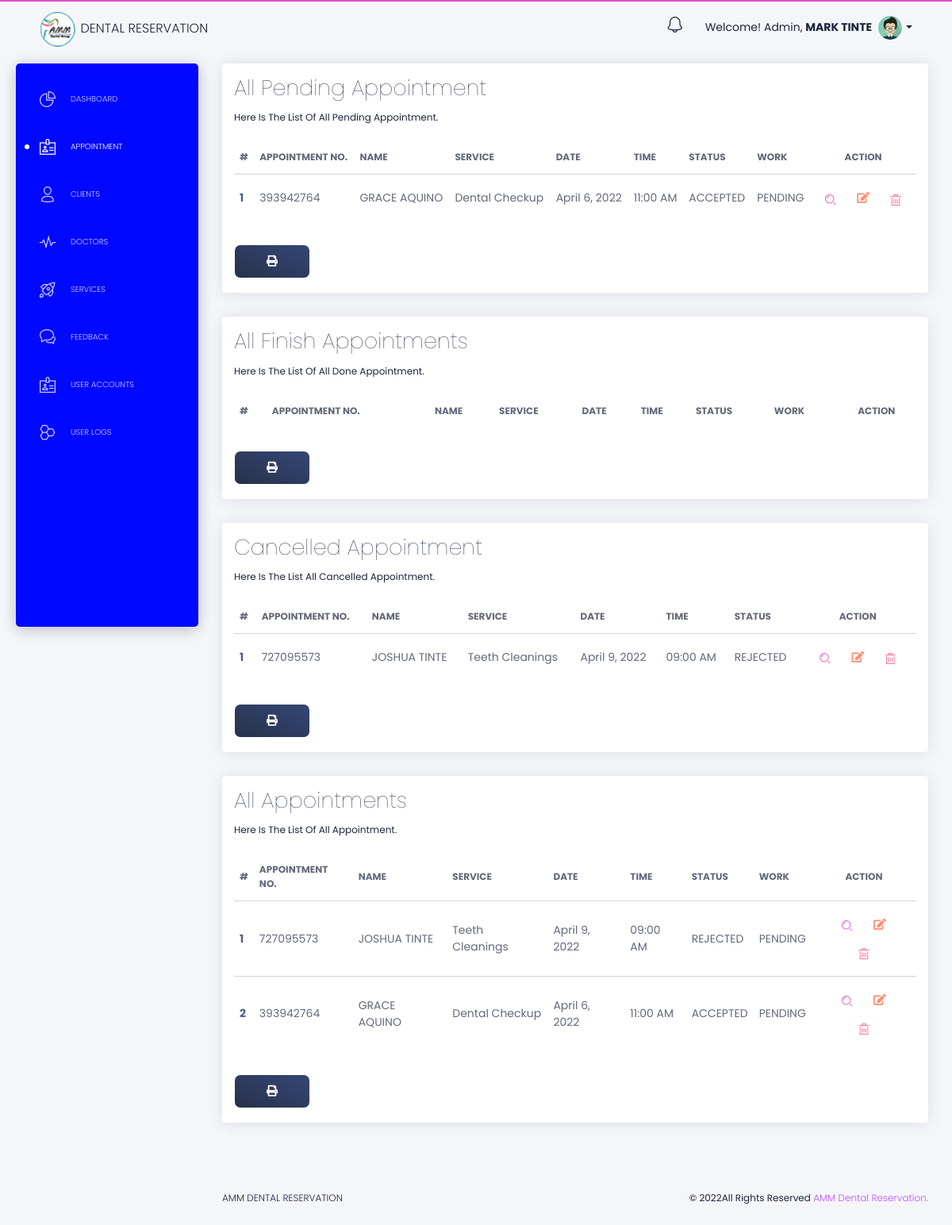
The app's page /admin2/appointment-clients.php (signed in) with its own data.
### tables this page shows
CREATE TABLE `tblappointment` (
  `ID` int(10) NOT NULL,
  `AptNumber` varchar(80) DEFAULT NULL,
  `Name` varchar(120) DEFAULT NULL,
  `MobileNumber` varchar(11) NOT NULL,
  `Email` varchar(120) NOT NULL,
  `doctors` varchar(120) DEFAULT NULL,
  `AptDate` varchar(120) DEFAULT NULL,
  `AptTime` varchar(120) DEFAULT NULL,
  `Services` varchar(120) DEFAULT NULL,
  `Remark` varchar(225) NOT NULL,
  `ApplyDate` timestamp NULL DEFAULT current_timestamp(),
  `Mark` varchar(250) NOT NULL,
  `Status` varchar(50) NOT NULL,
  `View` varchar(50) NOT NULL,
  `ViewNotification` varchar(50) NOT NULL,
  `RemarkDate` timestamp NOT NULL DEFAULT current_timestamp() ON UPDATE current_timestamp()
);

### admin2/appointment-clients.php (the view, shortened to what the rows shown need)
<?php
include('includes/dbconnection.php');
     ?>
<!DOCTYPE html>
<html lang="en">
<head>
  <link href="https://use.fontawesome.com/releases/v5.0.6/css/all.css" rel="stylesheet">
  <link href="../assets/css/nucleo-icons.css" rel="stylesheet" />
  <link href="../assets/css/black-dashboard.css?v=1.0.0" rel="stylesheet" />
  <link href="../assets/demo/demo.css" rel="stylesheet" />
  <link href="https://cdn.datatables.net/1.11.5/css/jquery.dataTables.min.css" rel="stylesheet" />
  <link href="../assets/css/print.css" rel="stylesheet" />
</head>
<body class="white-content">
  <div class="wrapper">
    <div class="main-panel">
      <?php include('extend-navbar.php'); ?>
      <div class="content">
<div id="printpend">
<div class="row">
          <div class="col-md-12">
            <div class="card ">
              <div class="card-header">
                <h2 class="card-title">All Pending Appointment</h2>
              </div>
              <div class="card-body">
                <div class="table-responsive">
                  <table class="table tablesorter " id="example23">
                    <thead class=" text-primary">
                      <tr>
                        <th>
                          #
                        </th>
                        <th>
                          Appointment No.
                        </th>
                        <th>
                          Name
                        </th>
                        <th>
                          Service
                        </th>
                        <th>
                          Date
                        </th>
                        <th>
                          Time
                        </th>
                        <th>
                          Status
                        </th>
                        <th>
                          Work
                        </th>
                        <th class="text-center">
                          Action
                        </th>
                      </tr>
                    </thead>
                    <tbody>
                      <?php
            $ret=mysqli_query($con,"select * from  tblappointment where Mark='' && Status='1' order by AptDate ASC");
            $cnt=1;
            while ($row=mysqli_fetch_array($ret)) {
            ?>
                      <tr>
                        <th scope="row">
                          <?php echo $cnt;?>
                        </th>
                        <td>
                          <?php  echo $row['AptNumber'];?>
                        </td>
                        <td>
                          <?php  echo $row['Name'];?>
                        </td>
                        <td>
                          <?php  echo $row['Services'];?>
                        </td>
                        <td>
              <?php
              $aptdate=$row['AptDate'];
              $date=date_create("$aptdate");
              echo date_format($date,"F j, Y");
              ?>
                        </td>
                        <td>
                          <?php
              $time=$row['AptTime'];
              $newDateTime = date('h:i A', strtotime($time));
               echo $newDateTime;
              ?>
                        </td>
                          <td>
                          <?php
                          $stats=$row['Status'];
                          if ($stats=='1') {
                            echo 'ACCEPTED';
                          } elseif ($stats=='2') {
                            echo 'REJECTED';
                          }  ?>
                        </td>
                        <td>
                          <?php
                          $work=$row['Mark'];
                          if ($work=='') {
                            echo 'PENDING';
                          }elseif ($work=='1') {
                            echo 'DONE';
                          }
                            ?>
                        </td>
                        <td class="text-center">
                          <button type="button" class="btn btn-link text-warning" data-backdrop="static" data-keyboard="false" data-target="#update_modal2<?php echo $row['ID']?>" data-toggle="modal"><i class="tim-icons icon-zoom-split text-primary"></i></button>
                           <button type="button" class="btn btn-link text-warning" data-backdrop="static" data-keyboard="false" data-target="#update_modal3<?php echo $row['ID']?>" data-toggle="modal"><i class="fas fa-edit"></i></button>
                          <button class="btn btn-link" data-target="#modal_delete2<?php echo $row['ID']?>" data-toggle="modal" ><i class="tim-icons icon-trash-simple text-danger"></i></i></button>
                        </td>
                      </tr>
<?php include('view-appointment-clients-all.php'); ?>
<?php include('update-appointment-clients-all.php'); ?>
                      <?php
              $cnt=$cnt+1;
              }?>
                  </div>
                </div>
              </div>
            </div>
          </div>
        </div>
<div id="printallapp">
<div class="row">
          <div class="col-md-12">
            <div class="card ">
              <div class="card-header">
                <h2 class="card-title">All Finish Appointments</h2>
              </div>
              <div class="card-body">
                <div class="table-responsive">
                  <table class="table tablesorter " id="example34">
                    <thead class=" text-primary">
                      <tr>
                        <th>
                          #
                        </th>
                        <th>
                          Appointment No.
                        </th>
                        <th>
                          Name
                        </th>
                        <th>
                          Service
                        </th>
                        <th>
                          Date
                        </th>
                        <th>
                          Time
                        </th>
                        <th>
                          Status
                        </th>
                        <th>
                          Work
                        </th>
                        <th class="text-center">
                          Action
                        </th>
                      </tr>
                    </thead>
                  </table>
                  </div>
                </div>
              </div>
            </div>
          </div>
        </div>
        <div id="printcancell">
        <div class="row">
          <div class="col-md-12">
            <div class="card ">
              <div class="card-header">
                <h2 class="card-title">Cancelled Appointment</h2>
              </div>
              <div class="card-body">
                <div class="table-responsive">
                  <table class="table tablesorter " id="example2">
                    <thead class=" text-primary">
                      <tr>
                        <th>
                          #
                        </th>
                        <th>
                          Appointment No.
                        </th>
                        <th>
                          Name
                        </th>
                        <th>
                          Service
                        </th>
                        <th>
                          Date
                        </th>
                        <th>
                          Time
                        </th>
                        <th>
                          Status
                        </th>
                        <th class="text-center">
                          Action
                        </th>
                      </tr>
                    </thead>
                    <tbody>
                      <?php
            $ret=mysqli_query($con,"select * from  tblappointment where Status='2' order by ApplyDate DESC");
            $cntt=1;
            while ($row=mysqli_fetch_array($ret)) {
            ?>
                      <tr>
                        <th scope="row">
                          <?php echo $cntt;?>
                        </th>
                        <td>
                          <?php  echo $row['AptNumber'];?>
                        </td>
                        <td>
                          <?php  echo $row['Name'];?>
                        </td>
                        <td>
                          <?php  echo $row['Services'];?>
                        </td>
                        <td>
              <?php
              $aptdate=$row['AptDate'];
              $date=date_create("$aptdate");
              echo date_format($date,"F j, Y");
              ?>
                        </td>
                        <td>
                          <?php
              $time=$row['AptTime'];
              $newDateTime = date('h:i A', strtotime($time));
               echo $newDateTime;
              ?>
                        </td>
                          <td>
                          <?php
                          $stats=$row['Status'];
                          if ($stats=='1') {
                            echo 'ACCEPTED';
                          } elseif ($stats=='2') {
                            echo 'REJECTED';
                          }  ?>
                        </td>
                        <td class="text-center">
                          <button type="button" class="btn btn-link text-warning" data-backdrop="static" data-keyboard="false" data-target="#update_modal<?php echo $row['ID']?>" data-toggle="modal"><i class="tim-icons icon-zoom-split text-primary"></i></button>
                          <button type="button" class="btn btn-link text-warning" data-backdrop="static" data-keyboard="false" data-target="#update_modal3<?php echo $row['ID']?>" data-toggle="modal"><i class="fas fa-edit"></i></button>
                          <button class="btn btn-link" data-target="#modal_delete<?php echo $row['ID']?>" data-toggle="modal" ><i class="tim-icons icon-trash-simple text-danger"></i></i></button>
                        </td>
                      </tr>
<?php include('view-appointment-clients-cancelled.php'); ?>
<?php include('update-appointment-clients-all.php'); ?>
                      <?php
              $cntt=$cntt+1;
              }?>
                  </div>
                </div>
              </div>
            </div>
          </div>
<div id="printThis">
<div class="row">
          <div class="col-md-12">
            <div class="card ">
              <div class="card-header">
                <h2 class="card-title">All Appointments</h2>
              </div>
              <div class="card-body">
                <div class="table-responsive">
                  <table class="table tablesorter " id="example33">
                    <thead class=" text-primary">
                      <tr>
                        <th>
                          #
                        </th>
                        <th>
                          Appointment No.
                        </th>
                        <th>
                          Name
                        </th>
                        <th>
                          Service
                        </th>
                        <th>
                          Date
                        </th>
                        <th>
                          Time
                        </th>
                        <th>
                          Status
                        </th>
                        <th>
                          Work
                        </th>
                        <th class="text-center">
                          Action
                        </th>
                      </tr>
                    </thead>
                    <tbody>
                      <?php
            $ret=mysqli_query($con,"select * from  tblappointment order by AptDate ASC");
            $cnt=1;
            while ($row=mysqli_fetch_array($ret)) {
            ?>
                      <tr>
                        <th scope="row">
                          <?php echo $cnt;?>
                        </th>
                        <td>
                          <?php  echo $row['AptNumber'];?>
                        </td>
                        <td>
                          <?php  echo $row['Name'];?>
                        </td>
                        <td>
                          <?php  echo $row['Services'];?>
                        </td>
                        <td>
              <?php
              $aptdate=$row['AptDate'];
              $date=date_create("$aptdate");
              echo date_format($date,"F j, Y");
              ?>
                        </td>
                        <td>
                          <?php
              $time=$row['AptTime'];
              $newDateTime = date('h:i A', strtotime($time));
               echo $newDateTime;
              ?>
                        </td>
                          <td>
                          <?php
                          $stats=$row['Status'];
                          if ($stats=='1') {
                            echo 'ACCEPTED';
                          } elseif ($stats=='2') {
                            echo 'REJECTED';
                          }  ?>
                        </td>
                        <td>
                          <?php
                          $work=$row['Mark'];
                          if ($work=='') {
                            echo 'PENDING';
                          }elseif ($work=='1') {
                            echo 'DONE';
                          }
                            ?>
                        </td>
                        <td class="text-center">
                          <button type="button" class="btn btn-link text-warning" data-backdrop="static" data-keyboard="false" data-target="#update_modal2<?php echo $row['ID']?>" data-toggle="modal"><i class="tim-icons icon-zoom-split text-primary"></i></button>
                           <button type="button" class="btn btn-link text-warning" data-backdrop="static" data-keyboard="false" data-target="#update_modal3<?php echo $row['ID']?>" data-toggle="modal"><i class="fas fa-edit"></i></button>
                          <button class="btn btn-link" data-target="#modal_delete2<?php echo $row['ID']?>" data-toggle="modal" ><i class="tim-icons icon-trash-simple text-danger"></i></i></button>
                        </td>
                      </tr>
<?php include('view-appointment-clients-all.php'); ?>
<?php include('update-appointment-clients-all.php'); ?>
                      <?php
              $cnt=$cnt+1;
              }?>
</div>
                </div>
</body>
</html>

### admin2/extend-navbar.php (shortened to what the rows shown need)
      <nav class="navbar navbar-expand-lg navbar-absolute navbar-transparent">
        <div class="container-fluid">
          <div class="collapse navbar-collapse" id="navigation">
            <ul class="navbar-nav ml-auto">
 <?php
$adid=$_SESSION['ODABSaid1'];
$ret=mysqli_query($con,"select AdminName from tbladmin where ID='$adid'");
$row=mysqli_fetch_array($ret);
$name=$row['AdminName'];
?>
              <li style="margin-top: 12px;
                margin-right: -10px;
                padding-right: 0;">
                Welcome! Admin, <b><?php echo $name; ?></b>
              </li>
            </ul>
          </div>
        </div>
      </nav>

### records on screen
tblappointment: AptNumber "393942764", Name "GRACE AQUINO", Services "Dental Checkup", AptDate "April 6, 2022", AptTime "11:00 AM", Status "ACCEPTED", Mark "PENDING"
tblappointment: AptNumber "727095573", Name "JOSHUA TINTE", Services "Teeth Cleanings", AptDate "April 9, 2022", AptTime "09:00 AM", Status "REJECTED", Mark "PENDING"

### other values on screen
$name "MARK TINTE"
